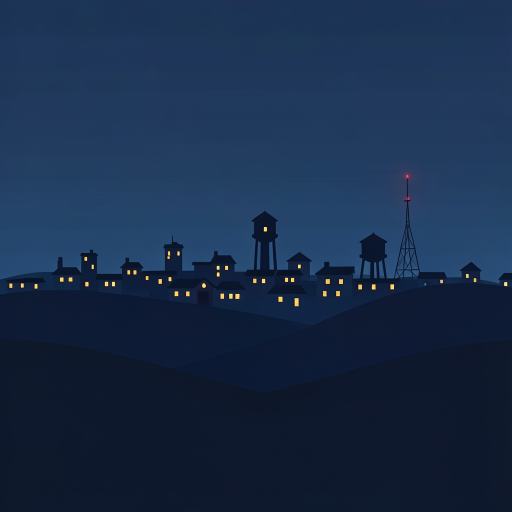
#> input picture packages/pet-scenes/reality/assets-source/street/skyline.png, 1024 x 1024 px (shown at 1/2 size)
$ python -i paint_street_cards.py   (imports and definitions only)
#> lines starting #> are read from the running program, lines starting #| are printed output that depends on the picture
"""Paints the far cards of the 3D night street into one texture, in the flat views' night palette:
the roofline of the next street over (with a few lit windows and its trees), then the far hills,
the town at their foot, the city's towers with lit floors, the water tower and the radio mast.
Also a glow sprite for the lamps, the far ground's fade to the horizon, the night sky's gradient
behind everything and a star.

Reads the layout make_street_view.py wrote; each card is painted in its own world units, so a
window is the same size on screen wherever its card stands.

    python3 paint_street_cards.py <out dir>      # reads <out>/cards.json, writes street-cards.png
"""

import json
import math
import random
import sys
from pathlib import Path

from PIL import Image, ImageDraw, ImageFilter

OUT = Path(sys.argv[1])
# A FLUX skyline (assets-source/street/skyline.png) takes the far card's place when present.
FLUX_SKYLINE = Path(__file__).resolve().parent.parent / "assets-source" / "street" / "skyline.png"
# The rows of it that hold the skyline: from above the mast's light to the near hills.
FLUX_BAND = (330, 700)
# Where the towers stand, in units across the far card from straight out: right of the note.
FLUX_TOWERS_AT = 30.0
# The share of its width a mirrored tile keeps: everything left of the mast.
FLUX_MIRROR_KEEP = 0.76
# How much of the far card's height the band fills, from its foot.
FLUX_HEIGHT_SHARE = 0.7
# [1 line that did not run here, left out]
SIZE = (4096, 1024)
SS = 2  # painted at twice the size, then halved, for smooth edges

FAR, MIDDLE, HORIZON, STREET = 0x20365A, 0x14233D, 0x3A5A86, 0x0E1A2E
LAMP, LAMP_CORE = 0xFFC36B, 0xFFE2B0
# The flat views' night sky (ViewLook, night): its top, middle and horizon.
SKY_TOP, SKY_MIDDLE = 0x070C18, 0x162846


def rgb(h, a=255):
    return ((h >> 16) & 255, (h >> 8) & 255, h & 255, a)


def mixed(a, b, t):
    ca, cb = rgb(a), rgb(b)
    c = [int(round(x + (y - x) * t)) for x, y in zip(ca[:3], cb[:3])]
    return (c[0] << 16) | (c[1] << 8) | c[2]


def lit(h, s):
    return mixed(h, 0xFFFFFF if s >= 0 else 0x000000, abs(s))


# The sky's colour by height in units, from the top of its wall to below the horizon, which sits
# at the far card's foot as the flat view's does at its hills.
# A camera pulled in close looks up through the window, so the sky stays the flat view's middle
# well above the far card and only darkens towards its top past what a window shows.
SKY_STOPS = [
    (240.0, mixed(SKY_TOP, SKY_MIDDLE, 0.5)),
    (130.0, SKY_MIDDLE),
    (40.0, mixed(SKY_MIDDLE, HORIZON, 0.55)),
    (-5.0, HORIZON),
    (-60.0, mixed(HORIZON, STREET, 0.6)),
]


class Card:
    """Draws in a card's world units onto its rect of the texture."""

    # [4 lines left out: function __init__, not called in this run]

    def __getitem__(self, key):
        return self.c[key]

    # [4 lines left out: function p, not called in this run]

    def poly(self, pts, colour):
        self.d.polygon([self.p(x, z) for x, z in pts], fill=colour)

    def rect(self, x0, z0, x1, z1, colour):
        a, b = self.p(x0, z1), self.p(x1, z0)
        self.d.rectangle([a, b], fill=colour)

    def line(self, pts, colour, width):
        self.d.line([self.p(x, z) for x, z in pts], fill=colour, width=max(1, int(width * self.w / (self.c["x1"] - self.c["x0"]))))

    def ellipse(self, x, z, rx, rz, colour):
        a, b = self.p(x - rx, z + rz), self.p(x + rx, z - rz)
        self.d.ellipse([a, b], fill=colour)


# [244 lines left out: functions roofline, skyline, flux_skyline, glow, ground, sky and 2 more, not called in this run]


def bleed(image):
    """Fills the colour under fully transparent pixels from the nearby opaque ones (alpha-weighted),
    so filtering at an edge blends towards the silhouette's own colour, never a light rim."""
    import numpy as np

    rgba = np.asarray(image).astype(np.float32) / 255
    a = rgba[..., 3:4]
    pre = Image.fromarray((np.clip(rgba[..., :3] * a, 0, 1) * 255).astype(np.uint8))
    weight = Image.fromarray((a[..., 0] * 255).astype(np.uint8))
    blurred = np.asarray(pre.filter(ImageFilter.GaussianBlur(6))).astype(np.float32) / 255
    w = np.asarray(weight.filter(ImageFilter.GaussianBlur(6))).astype(np.float32)[..., None] / 255
    fill = blurred / np.maximum(w, 1e-4)
    rgb = np.where(a > 0, rgba[..., :3], fill)
    out = np.concatenate([np.clip(rgb, 0, 1), a], -1)
    return Image.fromarray((out * 255).round().astype(np.uint8))


# [25 lines left out: function main, not called in this run]


# [1 line not run here, left out]

>>> import cv2
>>> picture = cv2.imread('../assets-source/street/skyline.png', cv2.IMREAD_GRAYSCALE)
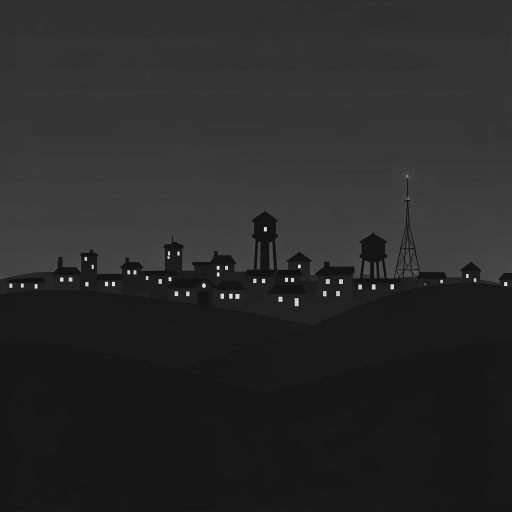
#> picture: shape (1024, 1024) (shown at 1/2 size); min 5, max 246, mean 41.1
>>> result = bleed(picture)
#> in bleed, `a = rgba[..., 3:4]`: a = 1024 values, max 0.294 at index 557, min 0.0863 at index 590, mean 0.162
#> in bleed, `blurred = np.asarray(pre.filter(ImageFilter.GaussianBlur(6))).astype(n..`: blurred = 1024 rows, first 8: [0.0353, 0.0353, 0.0353], [0.0353, 0.0353, 0.0353], [0.0353, 0.0314, 0.0314], [0.0353, 0.0314, 0.0314], [0.0353, 0.0314, 0.0314], [0.0353, 0.0314, 0.0314], [0.0353, 0.0314, 0.0314], [0.0353, 0.0314, 0.0314]
#> in bleed, `w = np.asarray(weight.filter(ImageFilter.GaussianBlur(6))).astype(np.f..`: w = 1024 values, max 0.263 at index 534, min 0.0863 at index 682, mean 0.162
#> in bleed, `fill = blurred / np.maximum(w, 1e-4)`:
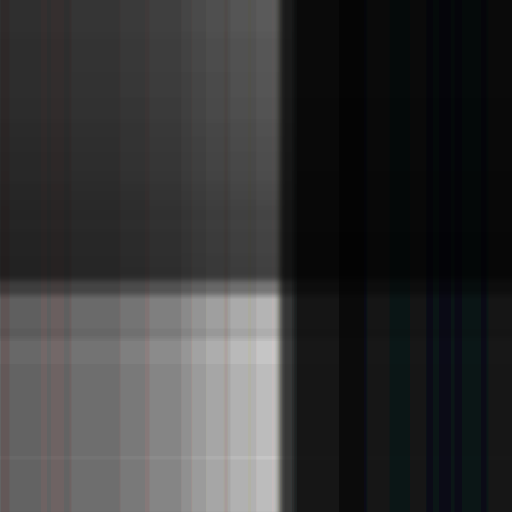
#> fill: shape (1024, 1024, 3) float32 (shown at 1/2 size); mean of channels 0, 1, 2 0.215, 0.216, 0.217; drawn as R, G, B
#> in bleed, `rgb = np.where(a > 0, rgba[..., :3], fill)`:
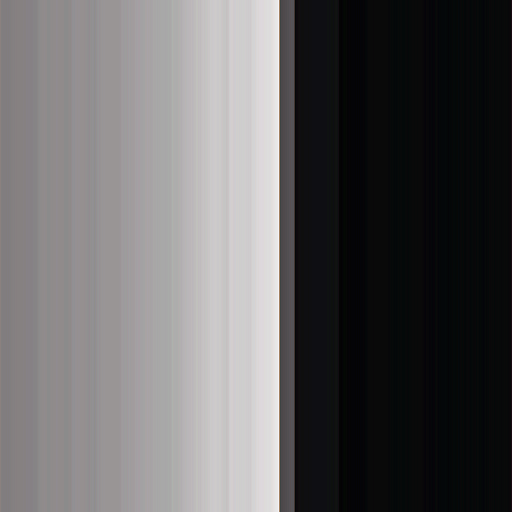
#> rgb: shape (1024, 1024, 3) float32 (shown at 1/2 size); mean of channels 0, 1, 2 0.164, 0.163, 0.163; drawn with min black and max white
#> (the run stopped early here; a loop or call above may not have finished)
